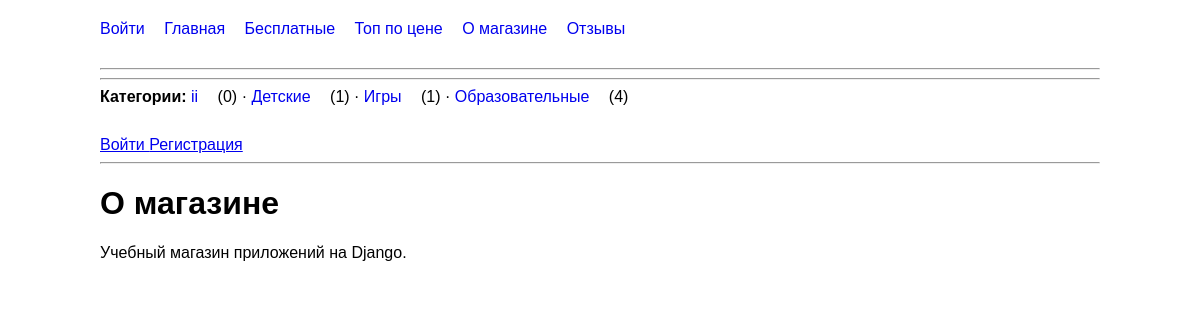
The page /about/ on the database its author committed.
### mainapp/models.py (models this page shows, shortened)
class Category(models.Model):
    name = models.CharField(max_length=50)

### mainapp/views.py (the view)
# urls.py: path('about/', views.AboutView.as_view(), name='about'),
class AboutView(TemplateView):
    template_name = 'mainapp/about.html'

### mainapp/context_processors.py (called while the page is built)
def store_menu(request):
    nav_categories = (
        Category.objects
        .annotate(apps_count=Count('apps'))
        .order_by('name')
    )
    return {
        'nav_categories': nav_categories,
    }

### mainapp/templates/mainapp/about.html (shortened to what this page needs)
{% extends 'mainapp/base.html' %}
{% block content %}
<h1>О магазине</h1>
<p>Учебный магазин приложений на Django.</p>
{% endblock %}

### mainapp/templates/mainapp/base.html (shortened to what this page needs)
{% load static %}
<!DOCTYPE html>
<html lang="ru">
<head>
    <link rel="stylesheet" href="{% static 'mainapp/style.css' %}">
</head>
<nav>
    <a href="{% url 'mainapp:login' %}">Войти</a>
    <a href="{% url 'mainapp:home' %}">Главная</a>
    <a href="{% url 'mainapp:free' %}">Бесплатные</a>
    <a href="{% url 'mainapp:top' %}">Топ по цене</a>
    <a href="{% url 'mainapp:about' %}">О магазине</a>
    <a href="{% url 'mainapp:reviews' %}">Отзывы</a>
</nav>
<hr>
<hr>
<nav>
    <strong>Категории:</strong>
    {% for category in nav_categories %}
        <a href="{% url 'mainapp:category_detail' category.id category.name %}">
            {{ category.name }}
        </a>
        ({{ category.apps_count }})
        {% if not forloop.last %}
            ·
        {% endif %}
    {% empty %}
        Категорий пока нет.
    {% endfor %}
</nav>
{% if request.user.is_authenticated %}
    <span>{{ request.user.username }}</span>
    <a href="{% url 'mainapp:my_apps' %}">
        Мои приложения
    </a>
    <a href="{% url 'mainapp:favorites' %}">
        Избранное ({{ request.user.favorite_apps.count }})
    </a>
    <form method="post"
          action="{% url 'mainapp:logout' %}"
          style="display:inline;">
        {% csrf_token %}
        <button type="submit">Выйти</button>
    </form>
{% else %}
    <a href="{% url 'mainapp:login' %}">
        Войти
    </a>
    <a href="{% url 'mainapp:register' %}">
        Регистрация
    </a>
{% endif %}
<hr>
{% block content %}
{% endblock %}
</body>
</html>

### mainapp/static/mainapp/style.css (style rules this page uses)
nav { margin-bottom: 30px; }
nav a { margin-right: 15px; text-decoration: none; }

### rows shown on the page
Category: name "ii", apps_count "0"
Category: name "Детские", apps_count "1"
Category: name "Игры", apps_count "1"
Category: name "Образовательные", apps_count "4"
